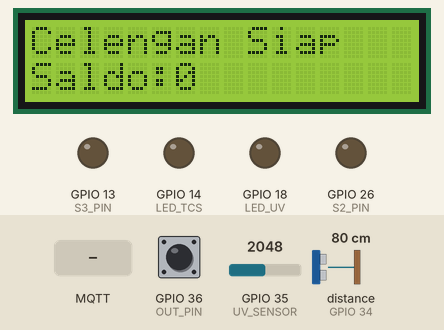
Recording of a sketch running on a simulated ESP32. Parts: 16×2 character LCD, output pins drawn as LEDs (lit = HIGH). Wiring (inferred from the names in the program): ultrasonic range finder: trigger GPIO 5; echo GPIO 34. The test bench sets the inputs (shaded band); at power-on: distance to the obstacle (sensor on GPIO 34) 80 cm, GPIO 35 (UV_SENSOR) = 2048, GPIO 36 (OUT_PIN) HIGH. The echo pulse lasts 58.3 µs per cm; WiFi joins after 1.5 s; servers stay silent unless stated; random numbers use the default seed unless the sketch sets one; no MQTT or app messages arrive unless stated; pins used as bus, display or sensor lines are not drawn; what the sketch prints to the serial monitor is not drawn.

Above: at 2.7 s.
2.8 s: distance to the obstacle (sensor on GPIO 34) set to 8 cm
4.3 s: distance to the obstacle (sensor on GPIO 34) set to 5 cm
At 5.0 s:
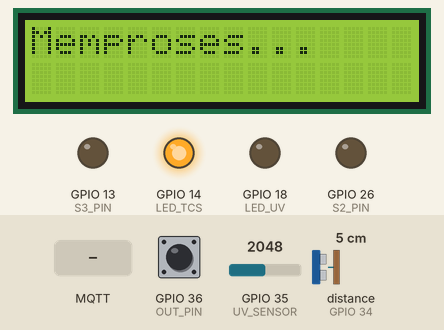
7.3 s: MQTT message "5" arrives on the first subscribed topic
At 7.8 s:
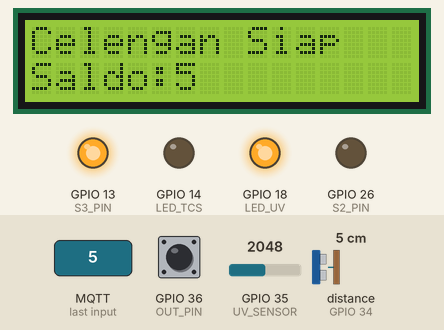
10.3 s: MQTT message "90" arrives on the first subscribed topic
At 12.1 s:
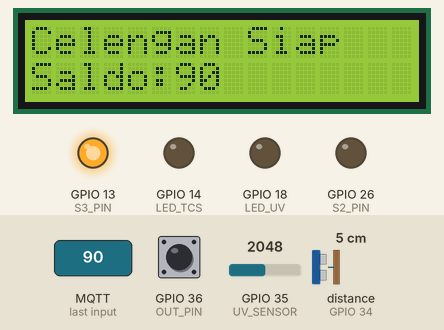
15.1 s: MQTT message "on" arrives on the first subscribed topic
At 15.36 s:
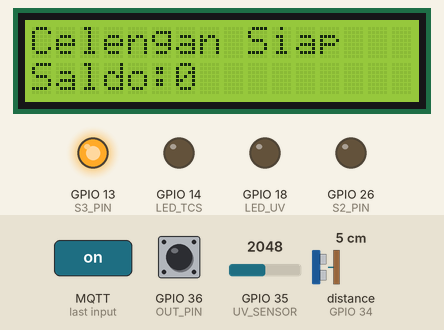
Timing chart, 0 to 17.6 s (numbered marks = the images above; inputs shaded):
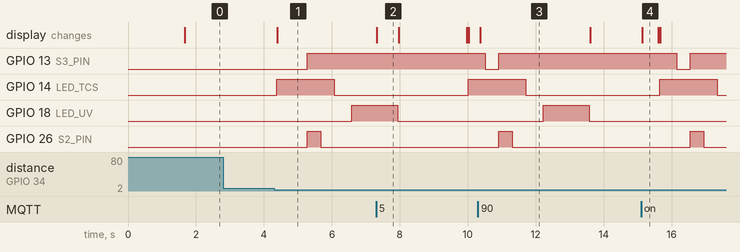

Measured:
- the behaviour switches between 7 and 6 cm on distance to the obstacle (sensor on GPIO 34) (found by bisection; images 0 and 1)
- after the input at 2.8 s, every drawn part: stays the same
- after the input at 4.3 s, GPIO 13 (S3_PIN): LOW → HIGH after 0.98 s; GPIO 14 (LED_TCS): LOW → HIGH after 0.07 s, → LOW 1.7 s later; GPIO 18 (LED_UV): LOW → HIGH after 2.3 s; GPIO 26 (S2_PIN): LOW → HIGH after 0.98 s, → LOW 0.40 s later; the display: changes after 0.09 s (image 1)
- what the display in image 2 shows lasts 0.7 s, from 7.3 s to 8.0 s
- what the display in image 3 shows lasts 3.2 s, from 10.4 s to 13.6 s
- what the display in image 4 shows lasts 0.5 s, from 15.1 s to 15.6 s

The sketch:

ESPCODE_RTOS.ino
```cpp
// ==========================================
// SMART TABUNGAN — ESP32 dengan FreeRTOS
// UAS Mikrokontroler · RP 23 CID B
// ==========================================

#include <Wire.h>
#include <LiquidCrystal_I2C.h>
#include <WiFi.h>
#include <PubSubClient.h>
#include <freertos/FreeRTOS.h>
#include <freertos/task.h>
#include <freertos/queue.h>
#include <freertos/semphr.h>

// ==========================================
// WIFI
// ==========================================
const char* ssid     = "Yank88";
const char* password = "Sulastian88";

// ==========================================
// MQTT
// ==========================================
const char* mqtt_server       = "192.168.100.29";
const int   mqtt_port         = 1883;
const char* mqtt_topic_kirim  = "smarttabungan/data";
const char* mqtt_topic_terima = "smarttabungan/perintah";

// ==========================================
// LCD
// ==========================================
LiquidCrystal_I2C lcd(0x27, 16, 2);

// ==========================================
// PIN SENSOR
// ==========================================
#define TRIG_PIN  5
#define ECHO_PIN  34

#define S2_PIN    26
#define S3_PIN    13
#define OUT_PIN   36
#define LED_TCS   14

#define LED_UV    18
#define UV_SENSOR 35

// ==========================================
// KONSTANTA
// ==========================================
#define JARAK_TRIGGER   6
#define AMBANG_UV       100
#define STACK_MQTT      4096
#define STACK_JARAK     2048
#define STACK_DETEKSI   4096
#define STACK_LCD       2048
#define STACK_WATCHDOG  2048

// ==========================================
// STRUCT DATA COIN
// ==========================================
typedef struct {
  int nominal;
  int uv;
  int saldo;
  bool asli;
} CoinData_t;

typedef struct {
  char baris0[17];  // maks 16 char + null
  char baris1[17];
} LCDMsg_t;

// ==========================================
// VARIABEL GLOBAL
// ==========================================
WiFiClient    espClient;
PubSubClient  client(espClient);

volatile int  totalSaldo   = 0;
volatile bool sedangProses = false;

// ==========================================
// HANDLE IPC (FreeRTOS)
// ==========================================
QueueHandle_t     xQueueCoinData;
QueueHandle_t     xQueueLCDMsg;
SemaphoreHandle_t xSemCoinDetected;
SemaphoreHandle_t xMutexSaldo;
SemaphoreHandle_t xMutexLCD;
SemaphoreHandle_t xMutexMQTT;

// ==========================================
// PROTOTYPE FUNGSI SENSOR
// ==========================================
long ukurJarak();
int  cekNominalWarna();
int  cekKeaslianUV();

// ==========================================
// PROTOTYPE TASK
// ==========================================
void taskMQTT(void* pvParam);
void taskJarak(void* pvParam);
void taskDeteksiUang(void* pvParam);
void taskLCD(void* pvParam);
void taskWifiWatchdog(void* pvParam);

// ==========================================
// MQTT CALLBACK (dipanggil dari taskMQTT)
// ==========================================
void callback(char* topic, byte* payload, unsigned int length)
{
  String pesan = "";
  for (unsigned int i = 0; i < length; i++) {
    pesan += (char)payload[i];
  }

  Serial.println();
  Serial.println("========== MQTT MASUK ==========");
  Serial.print("Topic : "); Serial.println(topic);
  Serial.print("Isi   : "); Serial.println(pesan);

  int saldoBaru = pesan.toInt();

  // Update totalSaldo dengan mutex
  xSemaphoreTake(xMutexSaldo, portMAX_DELAY);
  totalSaldo = saldoBaru;
  xSemaphoreGive(xMutexSaldo);

  Serial.print("Saldo Baru : "); Serial.println(saldoBaru);

  // Kirim perintah update LCD
  LCDMsg_t msg;
  snprintf(msg.baris0, 17, "Celengan Siap");
  snprintf(msg.baris1, 17, "Saldo:%d", saldoBaru);
  xQueueSend(xQueueLCDMsg, &msg, 0);
}

// ==========================================
// SETUP
// ==========================================
void setup()
{
  Serial.begin(115200);
  Wire.begin();

  // Pin sensor
  pinMode(TRIG_PIN,  OUTPUT);
  pinMode(ECHO_PIN,  INPUT);
  pinMode(S2_PIN,    OUTPUT);
  pinMode(S3_PIN,    OUTPUT);
  pinMode(OUT_PIN,   INPUT_PULLUP);
  pinMode(LED_TCS,   OUTPUT);
  pinMode(LED_UV,    OUTPUT);

  digitalWrite(LED_TCS, LOW);
  digitalWrite(LED_UV,  LOW);

  // LCD init
  lcd.init();
  lcd.backlight();
  lcd.clear();
  lcd.setCursor(0, 0); lcd.print("Smart Tabungan");
  lcd.setCursor(0, 1); lcd.print("Starting...");

  // Sambung WiFi
  WiFi.begin(ssid, password);
  Serial.print("Menghubungkan WiFi");
  while (WiFi.status() != WL_CONNECTED) {
    vTaskDelay(pdMS_TO_TICKS(500));
    Serial.print(".");
  }
  Serial.println();
  Serial.println("WiFi Connected : " + WiFi.localIP().toString());

  // Setup MQTT
  client.setServer(mqtt_server, mqtt_port);
  client.setCallback(callback);

  // Buat semua IPC object
  xQueueCoinData   = xQueueCreate(5, sizeof(CoinData_t));
  xQueueLCDMsg     = xQueueCreate(5, sizeof(LCDMsg_t));
  xSemCoinDetected = xSemaphoreCreateBinary();
  xMutexSaldo      = xSemaphoreCreateMutex();
  xMutexLCD        = xSemaphoreCreateMutex();
  xMutexMQTT       = xSemaphoreCreateMutex();

  // Buat semua task
  // Core 0: MQTT + WiFi Watchdog
  // Core 1: Sensor (Jarak + Deteksi) + LCD
  xTaskCreatePinnedToCore(taskMQTT,        "MQTT",      STACK_MQTT,     NULL, 5, NULL, 0);
  xTaskCreatePinnedToCore(taskWifiWatchdog,"Watchdog",  STACK_WATCHDOG, NULL, 4, NULL, 0);
  xTaskCreatePinnedToCore(taskJarak,       "Jarak",     STACK_JARAK,    NULL, 3, NULL, 1);
  xTaskCreatePinnedToCore(taskDeteksiUang, "Deteksi",   STACK_DETEKSI,  NULL, 2, NULL, 1);
  xTaskCreatePinnedToCore(taskLCD,         "LCD",       STACK_LCD,      NULL, 1, NULL, 1);

  Serial.println("Semua task RTOS dimulai.");
}

// ==========================================
// LOOP — kosong, semua dihandle FreeRTOS
// ==========================================
void loop()
{
  vTaskDelay(portMAX_DELAY);
}

// ==========================================
// TASK 1: MQTT (Core 0, Prioritas 5)
// Tugas: jaga koneksi + client.loop() terus
// ==========================================
void taskMQTT(void* pvParam)
{
  // Koneksi awal
  while (!client.connected()) {
    Serial.print("Menghubungkan MQTT...");
    String clientId = "ESP32-" + String(random(0xffff), HEX);
    if (client.connect(clientId.c_str())) {
      Serial.println("BERHASIL");
      client.subscribe(mqtt_topic_terima);
    } else {
      Serial.print("GAGAL rc=");
      Serial.println(client.state());
      vTaskDelay(pdMS_TO_TICKS(3000));
    }
  }

  // Tampil LCD awal
  LCDMsg_t msgAwal;
  snprintf(msgAwal.baris0, 17, "Celengan Siap");
  xSemaphoreTake(xMutexSaldo, portMAX_DELAY);
  snprintf(msgAwal.baris1, 17, "Saldo:%d", totalSaldo);
  xSemaphoreGive(xMutexSaldo);
  xQueueSend(xQueueLCDMsg, &msgAwal, 0);

  for (;;) {
    // Reconnect kalau putus
    if (!client.connected()) {
      Serial.print("[MQTT] Reconnecting...");
      String clientId = "ESP32-" + String(random(0xffff), HEX);
      if (client.connect(clientId.c_str())) {
        Serial.println("OK");
        client.subscribe(mqtt_topic_terima);
      } else {
        vTaskDelay(pdMS_TO_TICKS(3000));
        continue;
      }
    }

    // Proses incoming MQTT (callback dipanggil di sini)
    xSemaphoreTake(xMutexMQTT, portMAX_DELAY);
    client.loop();
    xSemaphoreGive(xMutexMQTT);

    // Ambil data dari queue lalu publish
    CoinData_t data;
    if (xQueueReceive(xQueueCoinData, &data, 0) == pdTRUE) {
      String statusUang = data.asli ? "Asli" : "Palsu/Ditolak";
      String payload =
        "{\"nominal\":" + String(data.nominal) +
        ",\"uv\":"      + String(data.uv) +
        ",\"saldo\":"   + String(data.saldo) +
        ",\"status\":\"" + statusUang + "\"}";

      xSemaphoreTake(xMutexMQTT, portMAX_DELAY);
      bool ok = client.publish(mqtt_topic_kirim, payload.c_str());
      xSemaphoreGive(xMutexMQTT);

      if (ok) {
        Serial.println("[MQTT] Data terkirim: " + payload);
      } else {
        Serial.println("[MQTT] Gagal kirim!");
        // Kembalikan ke queue untuk retry
        xQueueSendToFront(xQueueCoinData, &data, 0);
      }
    }

    vTaskDelay(pdMS_TO_TICKS(10));
  }
}

// ==========================================
// TASK 2: WiFi Watchdog (Core 0, Prioritas 4)
// Tugas: pantau koneksi WiFi tiap 5 detik
// ==========================================
void taskWifiWatchdog(void* pvParam)
{
  for (;;) {
    vTaskDelay(pdMS_TO_TICKS(5000));

    if (WiFi.status() != WL_CONNECTED) {
      Serial.println("[Watchdog] WiFi putus! Reconnecting...");

      LCDMsg_t msg;
      snprintf(msg.baris0, 17, "WiFi Terputus!");
      snprintf(msg.baris1, 17, "Reconnecting...");
      xQueueSend(xQueueLCDMsg, &msg, 0);

      WiFi.disconnect();
      WiFi.begin(ssid, password);

      int coba = 0;
      while (WiFi.status() != WL_CONNECTED && coba < 20) {
        vTaskDelay(pdMS_TO_TICKS(500));
        coba++;
      }

      if (WiFi.status() == WL_CONNECTED) {
        Serial.println("[Watchdog] WiFi kembali terhubung.");
      } else {
        Serial.println("[Watchdog] Gagal reconnect WiFi.");
      }
    }
  }
}

// ==========================================
// TASK 3: Jarak (Core 1, Prioritas 3)
// Tugas: polling HC-SR04, trigger deteksi
// ==========================================
void taskJarak(void* pvParam)
{
  for (;;) {
    long jarak = ukurJarak();

    if (jarak > 0 && jarak < JARAK_TRIGGER) {
      // Hanya trigger kalau tidak sedang proses
      if (!sedangProses) {
        xSemaphoreGive(xSemCoinDetected);
      }
    }

    vTaskDelay(pdMS_TO_TICKS(100));
  }
}

// ==========================================
// TASK 4: Deteksi Uang (Core 1, Prioritas 2)
// Tugas: baca warna + UV, update saldo
// ==========================================
void taskDeteksiUang(void* pvParam)
{
  for (;;) {
    // Tunggu sinyal dari Task Jarak
    if (xSemaphoreTake(xSemCoinDetected, portMAX_DELAY) == pdTRUE) {
      sedangProses = true;

      Serial.println();
      Serial.println("==============================");
      Serial.println("Uang Terdeteksi");
      Serial.println("==============================");

      // LCD: memproses
      LCDMsg_t msgProses;
      snprintf(msgProses.baris0, 17, "Memproses...");
      snprintf(msgProses.baris1, 17, "");
      xQueueSend(xQueueLCDMsg, &msgProses, 0);

      // Baca warna
      int nominal = cekNominalWarna();

      // Baca UV (dengan vTaskDelay agar MQTT tetap jalan)
      vTaskDelay(pdMS_TO_TICKS(500));
      int uv = cekKeaslianUV();

      bool asli = (nominal > 0 && uv >= AMBANG_UV);

      // Update saldo dengan mutex
      xSemaphoreTake(xMutexSaldo, portMAX_DELAY);
      if (asli) totalSaldo += nominal;
      int saldoSekarang = totalSaldo;
      xSemaphoreGive(xMutexSaldo);

      // Log serial
      Serial.println(asli ? "HASIL : UANG ASLI" : "HASIL : DITOLAK");
      Serial.print("Nominal : "); Serial.println(nominal);
      Serial.print("UV      : "); Serial.println(uv);
      Serial.print("Saldo   : "); Serial.println(saldoSekarang);

      // Kirim ke queue MQTT
      CoinData_t coinData = {nominal, uv, saldoSekarang, asli};
      xQueueSend(xQueueCoinData, &coinData, pdMS_TO_TICKS(100));

      // Kirim ke queue LCD
      LCDMsg_t msgHasil;
      if (asli) {
        snprintf(msgHasil.baris0, 17, "Masuk: Rp%d", nominal);
        snprintf(msgHasil.baris1, 17, "Saldo:%d", saldoSekarang);
      } else {
        snprintf(msgHasil.baris0, 17, "Uang Ditolak");
        snprintf(msgHasil.baris1, 17, "Tidak Valid");
      }
      xQueueSend(xQueueLCDMsg, &msgHasil, 0);

      // Tahan sebentar supaya uang tidak discanning 2x
      vTaskDelay(pdMS_TO_TICKS(2000));

      // Kembali ke tampilan standby
      LCDMsg_t msgStandby;
      snprintf(msgStandby.baris0, 17, "Celengan Siap");
      snprintf(msgStandby.baris1, 17, "Saldo:%d", saldoSekarang);
      xQueueSend(xQueueLCDMsg, &msgStandby, 0);

      sedangProses = false;
    }
  }
}

// ==========================================
// TASK 5: LCD (Core 1, Prioritas 1)
// Tugas: update LCD dari queue
// ==========================================
void taskLCD(void* pvParam)
{
  for (;;) {
    LCDMsg_t msg;
    // Tunggu pesan, timeout 1 detik
    if (xQueueReceive(xQueueLCDMsg, &msg, pdMS_TO_TICKS(1000)) == pdTRUE) {
      xSemaphoreTake(xMutexLCD, portMAX_DELAY);
      lcd.clear();
      lcd.setCursor(0, 0); lcd.print(msg.baris0);
      lcd.setCursor(0, 1); lcd.print(msg.baris1);
      xSemaphoreGive(xMutexLCD);
    }
  }
}

// ==========================================
// FUNGSI SENSOR: Ukur Jarak (HC-SR04)
// ==========================================
long ukurJarak()
{
  digitalWrite(TRIG_PIN, LOW);
  delayMicroseconds(2);
  digitalWrite(TRIG_PIN, HIGH);
  delayMicroseconds(10);
  digitalWrite(TRIG_PIN, LOW);

  long durasi = pulseIn(ECHO_PIN, HIGH, 30000);
  long jarak  = durasi * 0.034 / 2;
  return jarak;
}

// ==========================================
// FUNGSI SENSOR: Cek Nominal Warna (TCS3200)
// ==========================================
int cekNominalWarna()
{
  digitalWrite(LED_TCS, HIGH);
  vTaskDelay(pdMS_TO_TICKS(500));

  digitalWrite(S2_PIN, LOW);
  digitalWrite(S3_PIN, LOW);
  vTaskDelay(pdMS_TO_TICKS(200));
  int R = pulseIn(OUT_PIN, LOW, 200000);

  digitalWrite(S2_PIN, HIGH);
  digitalWrite(S3_PIN, HIGH);
  vTaskDelay(pdMS_TO_TICKS(200));
  int G = pulseIn(OUT_PIN, LOW, 200000);

  digitalWrite(S2_PIN, LOW);
  digitalWrite(S3_PIN, HIGH);
  vTaskDelay(pdMS_TO_TICKS(200));
  int B = pulseIn(OUT_PIN, LOW, 200000);

  digitalWrite(LED_TCS, LOW);

  Serial.println();
  Serial.println("========== RGB ==========");
  Serial.print("R : "); Serial.println(R);
  Serial.print("G : "); Serial.println(G);
  Serial.print("B : "); Serial.println(B);
  Serial.println("=========================");

  if (R == 0 && G == 0 && B == 0) {
    Serial.println("PERINGATAN: TCS tidak merespon!");
    return 0;
  }

  int nominal   = 0;
  int totalRGB  = R + G + B;

  if      (totalRGB < 150)           nominal = 0;
  else if (R < B && B < G)           nominal = 100000;
  else if (B < G && G < R)           nominal = 50000;
  else if (B < R && R < G)           nominal = 10000;
  else if (G < R && G < B)           nominal = 20000;
  else if (R < G && G < B)           nominal = 5000;

  if (nominal == 0)
    Serial.println("Nominal : Tidak Dikenali");
  else {
    Serial.print("Nominal : Rp");
    Serial.println(nominal);
  }

  return nominal;
}

// ==========================================
// FUNGSI SENSOR: Cek Keaslian UV
// ==========================================
int cekKeaslianUV()
{
  digitalWrite(LED_UV, HIGH);
  vTaskDelay(pdMS_TO_TICKS(1000));  // warmup 1 detik

  // Buang 3 pembacaan pertama
  for (int i = 0; i < 3; i++) {
    analogRead(UV_SENSOR);
    vTaskDelay(pdMS_TO_TICKS(20));
  }

  // Rata-rata 20 pembacaan
  long total = 0;
  for (int i = 0; i < 20; i++) {
    total += analogRead(UV_SENSOR);
    vTaskDelay(pdMS_TO_TICKS(15));
  }
  int uv = total / 20;

  digitalWrite(LED_UV, LOW);

  Serial.print("Nilai UV : "); Serial.println(uv);
  Serial.println(uv >= AMBANG_UV ? "Status UV : ASLI" : "Status UV : PALSU");

  return uv;
}
```
